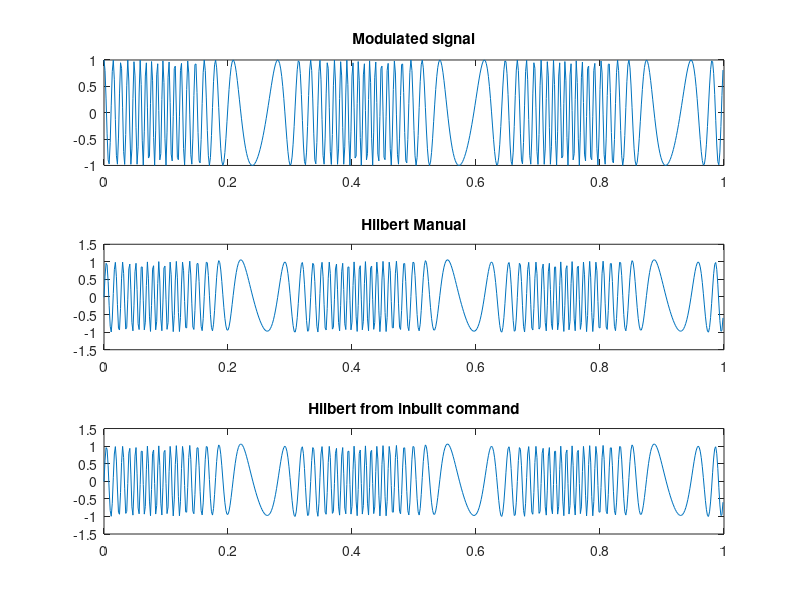
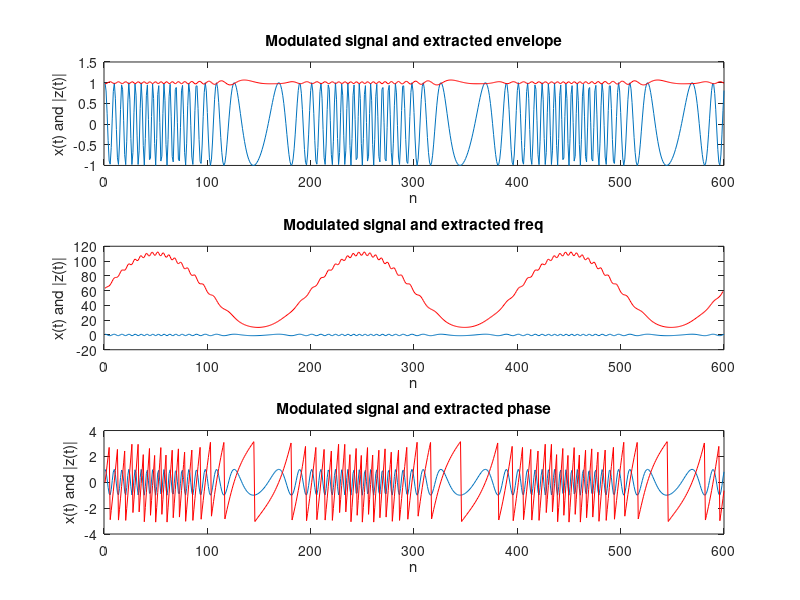

Reproduce these figures in MATLAB, in order.
clc;
clear all;
close all;

fs = 600; %sampling frequency in Hz
t = 0:1/fs:1-1/fs; %time base
a_t = sin(2.0*pi*3.0*t) ; %information signal
fc = 60;
N = fs;
freqdev=50;
x = fmmod(a_t,fc,fs,freqdev) ;

subplot(3,1,1);plot(t,x); %Modulated Signal
title('Modulated signal');

for k=0:N-1
    for n=0:N-1
        y(n+1) = (x(n+1).*exp((-2*pi/N)*1j*n*k));
    end
    X(k+1) = sum(y);
    clear y;
    clear k;
end

for k=0:(N/2)-1
    X_h(k+1) = -j*X(k+1);
end

for k=N/2:N-1
    X_h(k+1) = j*X(k+1);
end  

for n=0:N-1
    for k=0:N-1
        y(k+1) = (X_h(k+1).*exp((2*pi/N)*1j*n*k));
    end
    x_h(n+1) = sum(y)/N;
    z(n+1) = x(n+1) + j*x_h(n+1);
    clear y;
    clear k;
end
subplot(3,1,2); plot(t,(x_h)); % hilbert manual
title('Hilbert Manual');

hilbert_z = hilbert(x);
subplot(3,1,3); plot(t, (imag(hilbert_z)));  % hilbert_z from inbulit command
title('Hilbert from inbulit command');

inst_amplitude = abs(z); %envelope extraction
inst_phase = unwrap(angle(z));%inst phase
inst_freq = diff(inst_phase)/(2*pi)*fs;%inst frequency

figure();
subplot(3,1,1); 
plot(x);
hold on;
plot(inst_amplitude,'r'); %overlay the extracted envelope
title('Modulated signal and extracted envelope'); xlabel('n'); ylabel('x(t) and |z(t)|');

subplot(3,1,2);
plot(x);
hold on;
plot(inst_freq,'r'); %overlay the extracted envelope
title('Modulated signal and extracted freq'); xlabel('n'); ylabel('x(t) and |z(t)|');

subplot(3,1,3);
plot(x);
hold on;
plot(angle(z),'r'); %overlay the extracted envelope
title('Modulated signal and extracted phase'); xlabel('n'); ylabel('x(t) and |z(t)|');